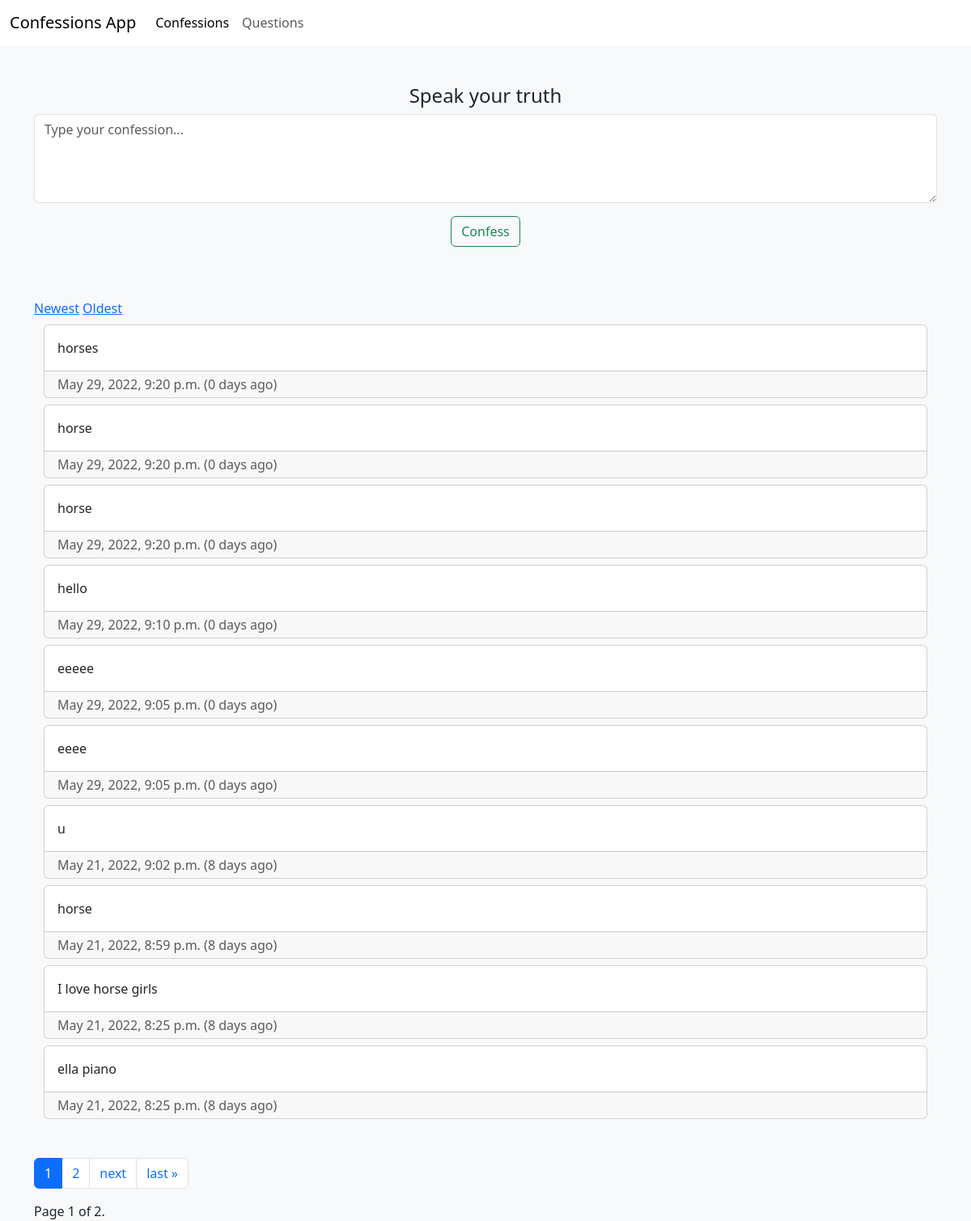
The page /confessions/ (signed in) on the database its author committed.
### ConfessionsApp/models.py (models this page shows, shortened)
class Confession(models.Model):
    body = models.CharField(max_length=666)
    date = models.DateTimeField(auto_now=True)
    owner=models.ForeignKey(User, on_delete=models.CASCADE)
    @property
    def num_days_ago(self):
        today= timezone.now()
        return (today - self.date).days

### ConfessionsApp/views.py (the view, shortened to what this page needs)
# urls.py: path("confessions/", views.confessions, name="confessions"),
def confessions(request):
    if request.method != "POST":
        SortBy = request.GET.get('SortBy')
        if SortBy == "Newest":
            Confessions = Confession.objects.all().order_by('-date')
        elif SortBy == "Oldest":
            Confessions = Confession.objects.all().order_by('date')
        else:
            Confessions = Confession.objects.all().order_by('-date')
        paginator = Paginator(Confessions, 10)
        page_number = request.GET.get('page')
        page_obj = paginator.get_page(page_number)
        return render(request, 'ConfessionsApp/confessions.html',
                    {'page_obj': page_obj,
                    'SortBy' : SortBy,})

### ConfessionsApp/templates/ConfessionsApp/confessions.html (shortened to what this page needs)
{%extends 'ConfessionsApp/base.html'%}
{%load static%}
{%block content%}
<div class="container">
  <form method="POST">
    <div class=" mt-5 mb-3 text-center">
      <h4 for="ConfessionInput" class="form-label mb-2">Speak your truth</h4>
      {%if user.is_authenticated%}
      <textarea class="form-control" name="ConfessionInput" rows="4" placeholder="Type your confession..."></textarea>
      <input class="btn btn-outline-success mt-3 mb-5" id="submitBtn" type="submit" value="Confess"/>
      {%else%}
      <textarea class="form-control" name="ConfessionInput" rows="4" placeholder="Please log in or sign up!" disabled></textarea>
      <input class="btn btn-outline-success mt-3 mb-5" id="submitBtn" type="submit" value="Confess" disabled/>
      {%endif%}
    </div>
  </form>
  <a href="?page={{page_obj.number}}&SortBy=Newest">Newest</a>
  <a href="?page={{page_obj.number}}&SortBy=Oldest">Oldest</a>
  <div class="container mb-5">
    {% for Confession in page_obj %}
      <div class="card mt-2 mb-2">
        <span class="card-body">{{Confession.body}}</span>
        <div class="card-footer py-1 submission-footer text-muted">
          <span class="card-text">
            {{Confession.date}}
            {%if Confession.num_days_ago != 1%}
              ({{Confession.num_days_ago}} days ago)
            {%else%}
            ({{Confession.num_days_ago}} day ago)
            {%endif%}
          </span>
        </div>
      </div>
    {%endfor%}
  </div>
<ul class="pagination my-3">
        <li class="page-item active" aria-current="page">
          <a class="page-link" href="#" >{{page_obj.number}}</a>
        </li>
        {% if page_obj.has_next %}
          <li class="page-item">
            <a class="page-link" href="?page={{ page_obj.next_page_number }}&SortBy={{SortBy}}">{{ page_obj.next_page_number }}</a>
          </li>
            <li class="page-item">
              <a class="page-link" href="?page={{ page_obj.next_page_number }}&SortBy={{SortBy}}">next</a>
            </li>
            <li class="page-item">
              <a class="page-link" href="?page={{ page_obj.paginator.num_pages }}&SortBy={{SortBy}}">last &raquo;</a>
            </li>
        {% endif %}
</ul>
<span class="current">
  Page {{ page_obj.number }} of {{ page_obj.paginator.num_pages }}.
</span>
</div>
{%endblock content%}

### rows shown on the page
Confession: body "horses", date "May 29, 2022, 9:20 p.m.", num_days_ago "0"
Confession: body "horse", date "May 29, 2022, 9:20 p.m.", num_days_ago "0"
Confession: body "horse", date "May 29, 2022, 9:20 p.m.", num_days_ago "0"
Confession: body "hello", date "May 29, 2022, 9:10 p.m.", num_days_ago "0"
Confession: body "eeeee", date "May 29, 2022, 9:05 p.m.", num_days_ago "0"
Confession: body "eeee", date "May 29, 2022, 9:05 p.m.", num_days_ago "0"
Confession: body "u", date "May 21, 2022, 9:02 p.m.", num_days_ago "8"
Confession: body "horse", date "May 21, 2022, 8:59 p.m.", num_days_ago "8"
Confession: body "I love horse girls", date "May 21, 2022, 8:25 p.m.", num_days_ago "8"
Confession: body "ella piano", date "May 21, 2022, 8:25 p.m.", num_days_ago "8"

### other values the page prints
{{ page_obj.number }} "1"
{{ page_obj.next_page_number }} "2"
{{ page_obj.paginator.num_pages }} "2"
